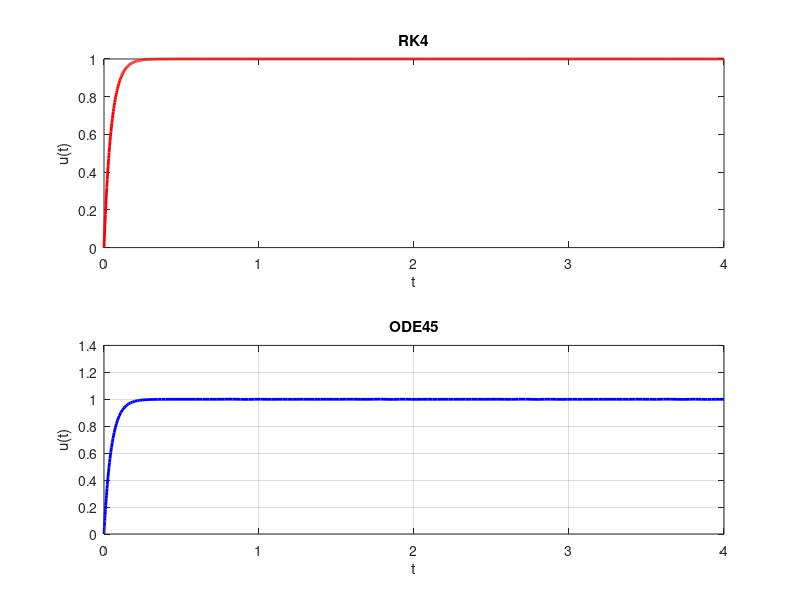

Source code (MATLAB):
clear; clc;

% Init
C = 4.7e-6;
R = 10e3;
h = 3e-3;
t = 0:h:4;
N = length(t);
f1 = @(u) (-1/(R*C))*u + 1/(R*C);

% Initial Condition
u = zeros(1, N); % Preallocate for efficiency

% RK 4
for i = 2:N
    k1 = h * f1(u(i-1));
    k2 = h * f1(u(i-1) + k1/2);
    k3 = h * f1(u(i-1) + k2/2);
    k4 = h * f1(u(i-1) + k3);
    u(i) = u(i-1) + (1/6) * (k1 + 2*k2 + 2*k3 + k4);
end

% ODE45
u0 = 0;
tspan = [0 4];
[t_ode45, u_ode45] = ode45(@(t, u) (-1/(R*C))*u + 1/(R*C), tspan, u0);

% Show Graph
figure;
subplot(2,1,1);
plot(t, u, 'r', 'LineWidth', 2);
xlabel('t');
ylabel('u(t)');
title('RK4');
hold on;
subplot(2,1,2);
plot(t_ode45, u_ode45, 'b', 'LineWidth', 2);
grid on;
xlabel('t');
ylabel('u(t)');
title('ODE45');
